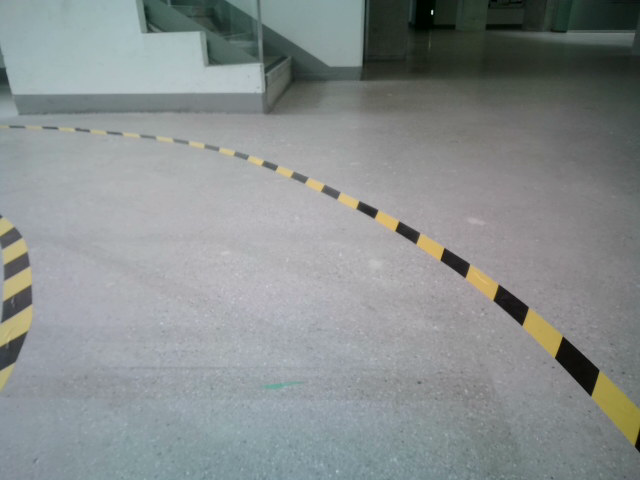
#> input picture seq/front/01.png, 640 x 480 px; its folder holds only this picture in this run
$ jupyter execute ramp_tracker_seq.ipynb
#> lines starting #> are read from the running program, lines starting #| are printed output that depends on the picture; after the words box and inside, x2 and y2 are one past the last pixel; in counts of white or black regions, pixels touching at a corner belong together
#> in process, img_front is the input picture: shape (480, 640, 3); mean B, G, R 141.3, 141.6, 135.9
[cell 1]
import numpy as np
import cv2
import os
import matplotlib.pyplot as plt

[cell 2]
# read seq
root_path = '../seq/'
front_path = os.path.join(root_path, 'front')
left_path = os.path.join(root_path, 'left')
right_path = os.path.join(root_path, 'right')

seq_list = os.listdir(front_path)
seq_list.sort()

[cell 3]
class Ramptracker:
    def __init__(self, root_path, seq_list):
        # [5 lines of commented-out code are left out]
        self.root_path = root_path
        self.front_path = os.path.join(self.root_path, 'front')
        self.left_path = os.path.join(self.root_path, 'left')
        self.right_path = os.path.join(self.root_path, 'right')
        self.seq_list = seq_list

        self.forward_src = np.float32([
                    (125, 180),
                    (0, 440),
                    (500, 180),
                    (640, 440)
                ])

        self.left_src = np.float32([
                    (100, 45),
                    (5,415),
                    (510, 45),
                    (620, 410)
                ])

        self.right_src = np.float32([
                    (100, 45),
                    (5,415),
                    (510, 45),
                    (620, 410)
                ])

        self.forward_dst = np.float32([
                    (150, 90),
                    (170, 440),
                    (560, 90),
                    (470, 445)
                ])

        self.left_dst = np.float32([
                    (140, 60),
                    (140, 460),
                    (480, 65),
                    (480, 445)
                ])

        self.right_dst = np.float32([
                    (140, 60),
                    (140, 450),
                    (480, 65),
                    (480, 460)
                ])

    # lane check
        self.check_left = False
        self.check_right = False

        self.count = 0
    '''
    image callback
    '''
    # [27 lines left out: functions img_front_callback, img_left_callback, img_right_callback, img_back_callback, not called in this run]

    '''
    hsv and image detetion
    '''
    def image_clean(self, input):
        H, W = input.shape[:2]
        # using morphology
        kernel = cv2.getStructuringElement(cv2.MORPH_ELLIPSE, (9,9))
        clean = cv2.morphologyEx(input, cv2.MORPH_OPEN, kernel)
        kernel = cv2.getStructuringElement(cv2.MORPH_ELLIPSE, (15,15))
        img_clean = cv2.morphologyEx(clean, cv2.MORPH_CLOSE, kernel)

        return img_clean

    def hsv(self, img, color='yellow'):

        hsv = cv2.cvtColor(img, cv2.COLOR_RGB2HSV)
        hls = cv2.cvtColor(img, cv2.COLOR_RGB2HLS)

        if color == 'green':
            mask = cv2.inRange(hsv, (25, 60, 50), (86, 255, 255))
        elif color == 'red':
            mask = cv2.inRange(hsv, (115, 100, 50), (130, 255, 255))
        elif color == 'blue':
            mask = cv2.inRange(hsv, (10, 150, 50), (30, 255, 255))
        elif color == 'yellow':
            mask = cv2.inRange(hsv, (40, 60, 80), (160, 255, 255))
        elif color == 'black':
            mask = cv2.inRange(hls, (0, 0, 0), (180, 100, 255))

        imask = mask > 0
        temp = np.zeros_like(hsv, np.uint8)
        temp[imask] = 255
        output = self.image_clean(temp[:,:,0])
        # plt.imshow(cv2.cvtColor(output, cv2.COLOR_BGR2RGB))

        return output

    '''
    image wrapping
    '''
    def front(self, img):
        IMAGE_H, IMAGE_W, _ = img.shape

        src = self.forward_src
        dst = self.forward_dst
        M = cv2.getPerspectiveTransform(src, dst) # The transformation matrix
        Minv = cv2.getPerspectiveTransform(dst, src) # Inverse transformation

        warped_img = cv2.warpPerspective(img, M, (IMAGE_W, IMAGE_H))
        output = warped_img[90:,:-10]
        return output

    def side_left(self, img):
        IMAGE_H, IMAGE_W, _ = img.shape

        src = self.left_src
        dst = self.left_dst
        M = cv2.getPerspectiveTransform(src, dst) # The transformation matrix
        Minv = cv2.getPerspectiveTransform(dst, src) # Inverse transformation.mkv

        warped_img = cv2.warpPerspective(img, M, (IMAGE_W, IMAGE_H)) # Image warping
        output = warped_img[90:,:]
#> output: shape (390, 640, 3)
        # output[left_shift:,:] = output[:-left_shift,:]
        output = cv2.rotate(output, cv2.ROTATE_90_COUNTERCLOCKWISE)#[:,:350]
#> output: shape (640, 390, 3)
        # warped_img = cv2.warpPerspective(img, M, (IMAGE_H, IMAGE_W)) # Image warping

        return output

    def side_right(self, img):
        IMAGE_H, IMAGE_W, _ = img.shape

        src = self.right_src
        dst = self.right_dst
        M = cv2.getPerspectiveTransform(src, dst) # The transformation matrix
        Minv = cv2.getPerspectiveTransform(dst, src) # Inverse transformation.mkv

        warped_img = cv2.warpPerspective(img, M, (IMAGE_W, IMAGE_H)) # Image warping
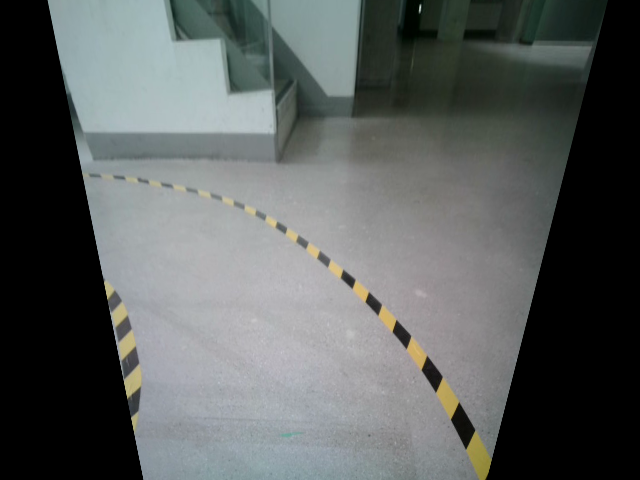
#> warped_img: shape (480, 640, 3); mean B, G, R 93.8, 94.8, 90.5
        output = warped_img[90:,:]
#> output: shape (390, 640, 3)
        output = cv2.rotate(output, cv2.ROTATE_90_CLOCKWISE)#[:,:350]
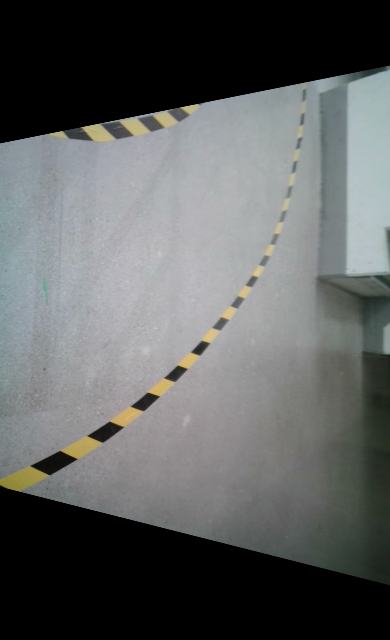
#> output: shape (640, 390, 3); mean B, G, R 96.2, 96.6, 94.4
#> in hsv, `mask = cv2.inRange(hsv, (40, 60, 80), (160, 255, 255))`:
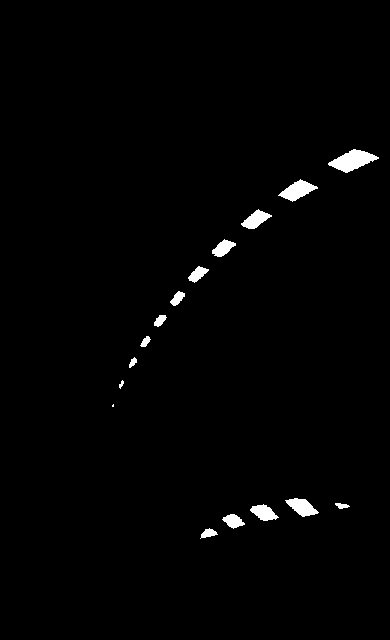
#> mask: shape (640, 390); 1.3% white; 16 white regions (1 under 20 px), largest, box (x1, y1, x2, y2) and area: (328, 149, 379, 173) 646, (278, 179, 318, 202) 446, (285, 498, 319, 517) 360
        # warped_img = cv2.warpPerspective(img, M, (IMAGE_H, IMAGE_W)) # Image warping
        return output


    '''
    lane detection
    input: binary image
    '''
    def lane_detect(self, img):
        img_hsv = self.hsv(img)
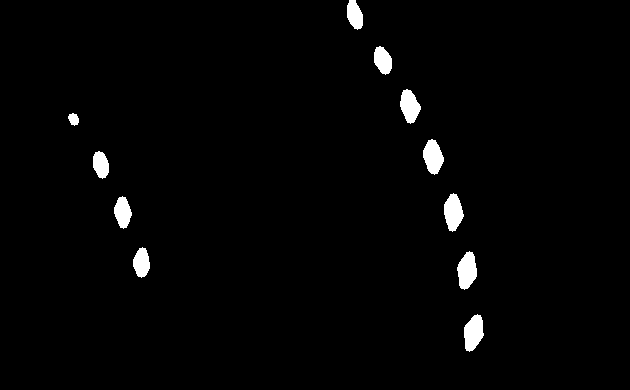
#> img_hsv: shape (390, 630); 1.9% white; 11 white regions, largest, box (x1, y1, x2, y2) and area: (457, 251, 477, 290) 549, (464, 314, 484, 352) 536, (444, 193, 464, 232) 531
        img_rgb = cv2.cvtColor(img_hsv, cv2.COLOR_BGR2RGB)
        img_bin = img_hsv

        # HYPERPARAMETERS
        nwindows = 10 # Choose the number of sliding windows
        margin = 50 # Set the width of the windows +/- margin
        minpix = 50 # Set minimum number of pixels found to recenter window
        window_height = np.int64(img_rgb.shape[0]//nwindows) # Set height of windows - based on nwindows above and image shape

        histogram = np.sum(img_bin[200:], axis=0)
#> histogram = 630 values, max 17085 at index 469, min 0 at index 0, mean 937.8

        # find lane
        midpoint = np.int64(histogram.shape[0]//2) - 100
        leftx_base = np.argmax(histogram[:midpoint])
#> leftx_base = 141
        if leftx_base != 0:
            self.check_left = True
        rightx_base = np.argmax(histogram[midpoint:])
#> rightx_base = 254
        if rightx_base != 0:
            rightx_base = rightx_base + midpoint
#> rightx_base = 469
            self.check_right = True

        # find nonzero value in out_img
        nonzero = img_rgb.nonzero()
        nonzeroy = np.array(nonzero[0])
#> nonzeroy = 13689 values from 0 to 351
        nonzerox = np.array(nonzero[1])
#> nonzerox = 13689 values, max 483 at index 12957, min 68 at index 3486, mean 347

        # Current positions to be updated later for each window in nwindows
        leftx_current = leftx_base
#> leftx_current = 141
        rightx_current = rightx_base
#> rightx_current = 469

        # Create empty lists to receive left and right lane pixel indices
        left_lane_inds = []
        right_lane_inds = []

        # Step through the windows one by one
        # for window in range(nwindows):
        for window in range(nwindows):
           # Identify window boundaries in x and y (and right and left)
            win_y_low = img_rgb.shape[0] - (window+1)*window_height
            win_y_high = img_rgb.shape[0] - window*window_height
            # print(win_y_low, win_y_high)

            if self.check_left == True:
                win_xleft_low = leftx_current - margin  # Update this
                win_xleft_high = leftx_current + margin  # Update this
                cv2.rectangle(img_rgb,(win_xleft_low, win_y_low),(win_xleft_high, win_y_high),(204,0,255), 2)
                good_left_inds = ((nonzerox >= win_xleft_low) & (nonzerox < win_xleft_high) & (nonzeroy >= win_y_low) & (nonzeroy < win_y_high)).nonzero()[0]
                left_lane_inds.append(good_left_inds)
                if(len(good_left_inds) > minpix):
                    leftx_current = np.int64(np.mean(nonzerox[good_left_inds]))
            ### TO-DO: Find the four below boundaries of the window ###
            if self.check_right == True:
                win_xright_low = rightx_current - margin  # Update this
                win_xright_high = rightx_current + margin  # Update this
                cv2.rectangle(img_rgb,(win_xright_low,win_y_low),(win_xright_high,win_y_high),(51,153,255), 2)
                good_right_inds = ((nonzerox >= win_xright_low) & (nonzerox < win_xright_high) & (nonzeroy >= win_y_low) & (nonzeroy < win_y_high)).nonzero()[0]
                right_lane_inds.append(good_right_inds)
                if(len(good_right_inds) > minpix):
                    rightx_current = np.int64(np.mean(nonzerox[good_right_inds]))
#> this loop made 10 passes
#> (win_xleft_low, win_xleft_high, leftx_current, win_xright_low, win_xright_high, rightx_current) on passes 3 to 8: (91, 191, 141, 423, 523, 466), (91, 191, 141, 416, 516, 467), (91, 191, 122, 417, 517, 452), (72, 172, 100, 402, 502, 434), (50, 150, 82, 384, 484, 427), (32, 132, 72, 377, 477, 409)
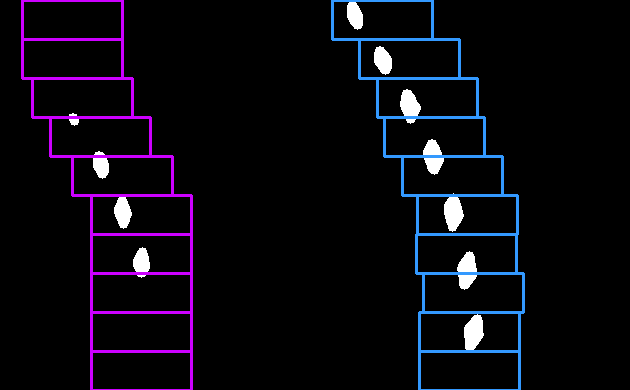
#> img_rgb: shape (390, 630, 3); mean R, G, B 10.1, 7.9, 15.8
#> after the loop, left_lane_inds = 10 items; right_lane_inds = 10 items


        if self.check_left == True:
            left_lane_inds = np.concatenate(left_lane_inds)
#> left_lane_inds = 3663 values, max 11612 at index 113, min 3300 at index 3579, mean 7638.1
            leftx = nonzerox[left_lane_inds]
#> leftx = 3663 values, max 149 at index 681, min 68 at index 3234, mean 118.1
            lefty = nonzeroy[left_lane_inds]
#> lefty = 3663 values, max 277 at index 111, min 113 at index 3579, mean 206.7
            left_fit = np.polyfit(lefty, leftx, 2)
#> left_fit = [-0.00121, 0.926, -18.86]


        if self.check_right == True:
            right_lane_inds = np.concatenate(right_lane_inds)
#> right_lane_inds = 10026 values, max 13688 at index 2, min 0 at index 8964, mean 6553.9
            rightx = nonzerox[right_lane_inds]
#> rightx = 10026 values, max 483 at index 879, min 347 at index 9081, mean 430.6
            righty = nonzeroy[right_lane_inds]
#> righty = 10026 values, max 351 at index 0, min 0 at index 8964, mean 178.9
            right_fit = np.polyfit(righty, rightx, 2)
#> right_fit = [-0.00103, 0.732, 343.6]

        # Generate x and y values for plotting
        ploty = np.linspace(0, img_rgb.shape[0]-1, img_rgb.shape[0]) # y value
        # print(ploty)

        try:
            if self.check_left == True:
                left_fitx = left_fit[0]*ploty**2 + left_fit[1]*ploty + left_fit[2]
#> left_fitx = 390 values, max 157.8 at index 382, min -18.86 at index 0, mean 99.97
            if self.check_right == True:
                right_fitx = right_fit[0]*ploty**2 + right_fit[1]*ploty + right_fit[2]
#> right_fitx = 390 values, max 473.7 at index 355, min 343.6 at index 0, mean 434
        except TypeError:
            # Avoids an error if `left` and `right_fit` are still none or incorrect
            print('The function failed to fit a line!')
            left_fitx = 1*ploty**2 + 1*ploty
            right_fitx = 1*ploty**2 + 1*ploty

        ## Visualization ##
        # Colors in the left and right lane regions
        print(left_fitx)
#| [-1.88603492e+01 -1.79354628e+01 -1.70130037e+01 -1.60929720e+01
#|  -1.51753676e+01 -1.42601906e+01 -1.33474409e+01 -1.24371185e+01
#|  -1.15292235e+01 -1.06237559e+01 -9.72071553e+00 -8.82010254e+00
#|  -7.92191690e+00 -7.02615860e+00 -6.13282765e+00 -5.24192404e+00
#|  -4.35344777e+00 -3.46739884e+00 -2.58377726e+00 -1.70258302e+00
#|  -8.23816122e-01  5.25234327e-02  9.26435644e-01  1.79792051e+00
#> (further printed lines are left out)
        print(ploty)
        if self.check_left == True:
            img_rgb[lefty, leftx] = [255, 0, 0]
            # plt.plot(left_fitx, ploty, color='green')
            cv2.line(img_rgb, (left_fitx[0], ploty[0]), (left_fitx[0], ploty[0]), (0,255,0), 3)

        if self.check_right == True:
            img_rgb[righty, rightx] = [0, 0, 255]
            plt.plot(right_fitx, ploty, color='yellow')

        # [5 lines of commented-out code are left out]
        cv2.imwrite('../results/seq/' + str(self.count) + '.png', img_rgb)
        # plt.savefig('../results/seq/' + str(self.count) + '.png', bbox_inches='tight', pad_inches=0)

        plt.clf()

        # return left_lane_inds, right_lane_inds
        return img_rgb

    def merge(self, head, left, right):
        # horizontal = np.concatenate([np.zeros((640,179,3)),left,np.zeros((640,236,3)),right,np.zeros((640,179,3))],1)
        # head = cv2.cvtColor(head, cv2.COLOR_GRAY2RGB)
        left = cv2.cvtColor(left, cv2.COLOR_GRAY2RGB)
#> left: shape (640, 390, 3); 1% white; 10 white regions, largest, box (x1, y1, x2, y2) and area: (332, 149, 374, 173) 604, (282, 180, 313, 201) 408, (289, 498, 314, 517) 319
        right = cv2.cvtColor(right, cv2.COLOR_GRAY2RGB)
#> right: shape (640, 390, 3); 1% white; 8 white regions, largest, box (x1, y1, x2, y2) and area: (0, 466, 45, 491) 682, (65, 436, 99, 459) 454, (113, 407, 140, 427) 328
        car_width = 650
        car_height = 640+170
        head_H = 0
        side_H, side_W, _ = left.shape
        head_H, head_W, _ = head.shape
        total_width = car_width+side_W+side_W


        coordi = np.zeros((side_H, car_width, 3))
        mid_y = coordi.shape[0]//2
        mid_x = coordi.shape[1]//2
        # print(mid_y, mid_x)
        cv2.line(coordi, (mid_x, mid_y), (mid_x-100, mid_y), (255,0,0), 5)
        cv2.line(coordi, (mid_x, mid_y), (mid_x, mid_y-100), (0,0,255), 5)
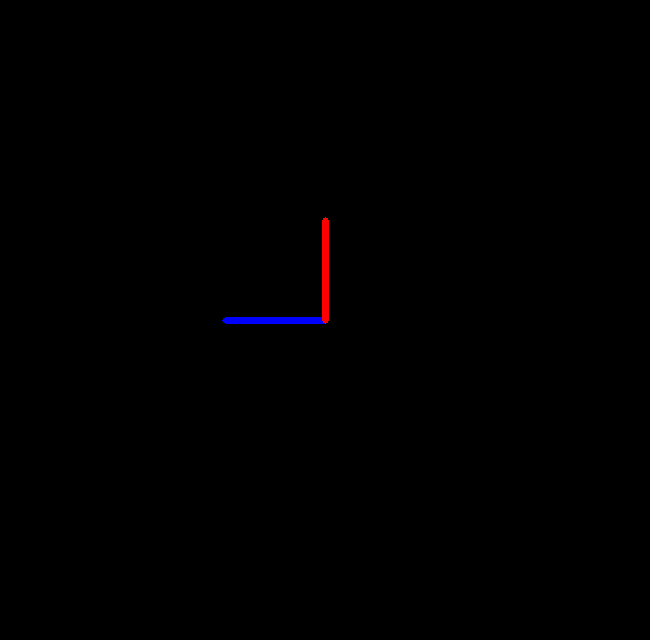
#> coordi: shape (640, 650, 3) float64; mean of channels 0, 1, 2 0.4, 0, 0.4; drawn as B, G, R
        horizontal = np.concatenate([left, coordi, right],1)
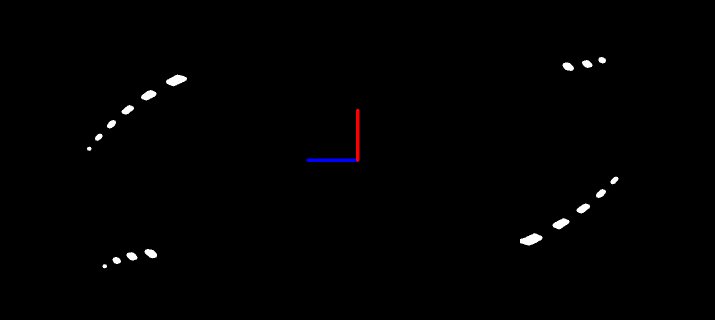
#> horizontal: shape (640, 1430, 3) float64 (shown at 1/2 size); mean B, G, R 1.6, 1.4, 1.6
        horizontal = cv2.resize(horizontal, dsize=(horizontal.shape[1],800), interpolation = cv2.INTER_LINEAR)
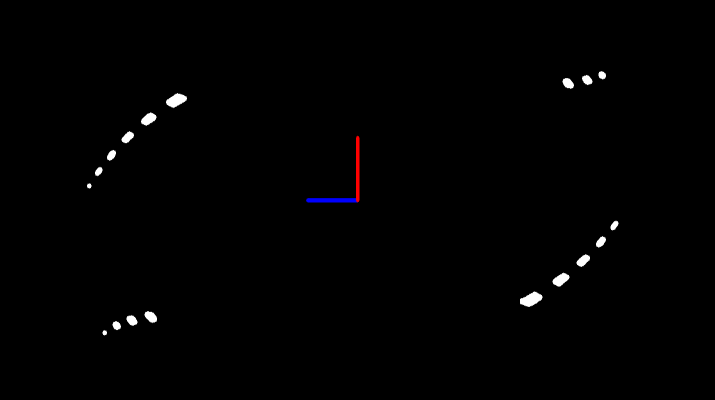
#> horizontal: shape (800, 1430, 3) float64 (shown at 1/2 size); mean B, G, R 1.6, 1.4, 1.6
        head = cv2.resize(head, dsize=(total_width,600), interpolation = cv2.INTER_LINEAR)
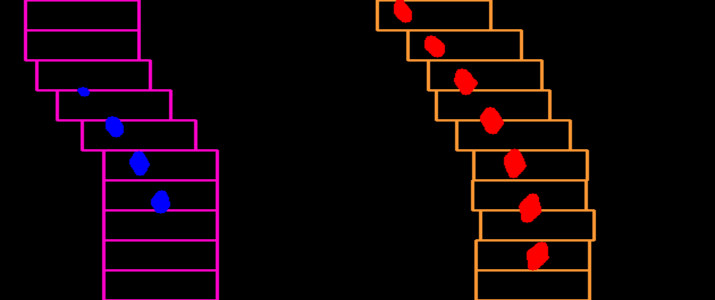
#> head: shape (600, 1430, 3) (shown at 1/2 size); mean of channels 0, 1, 2 6.8, 3.3, 14.6; drawn as B, G, R
        head_H, _, _= head.shape

        bev_wo_car = np.concatenate([head, horizontal], 0)
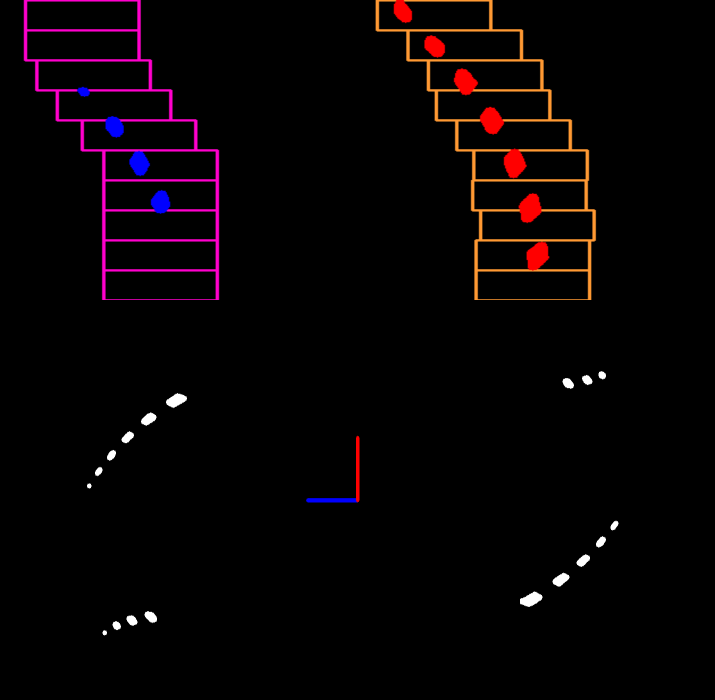
#> bev_wo_car: shape (1400, 1430, 3) float64 (shown at 1/2 size); mean of channels 0, 1, 2 3.8, 2.2, 7.2; drawn as B, G, R
        bev_wo_car = bev_wo_car.astype(np.uint8)
        return bev_wo_car


    def process(self):
        for seq in self.seq_list:
            img_front = cv2.imread(os.path.join(self.front_path, seq))
            img_left = cv2.imread(os.path.join(self.left_path, seq))
            img_right = cv2.imread(os.path.join(self.right_path, seq))

            print(self.count)
            img_f = self.front(img_front)
            img_l = self.side_left(img_left)
            img_r = self.side_right(img_right)
            img_l = self.hsv(img_l)
            img_r = self.hsv(img_r)
            # img = self.merge(img_f, img_l, img_r)
            img_out = self.lane_detect(img_f)
            # plt.imshow(img_out)
            img = self.merge(img_out, img_l, img_r)


            # cv2.imwrite('../results/seq/' + str(self.count) + '.png', img)
            # plt.savefig('../results/seq/' + str(self.count) + '.png', img)

            self.count += 1
            self.check_left = False
            self.check_right = False
